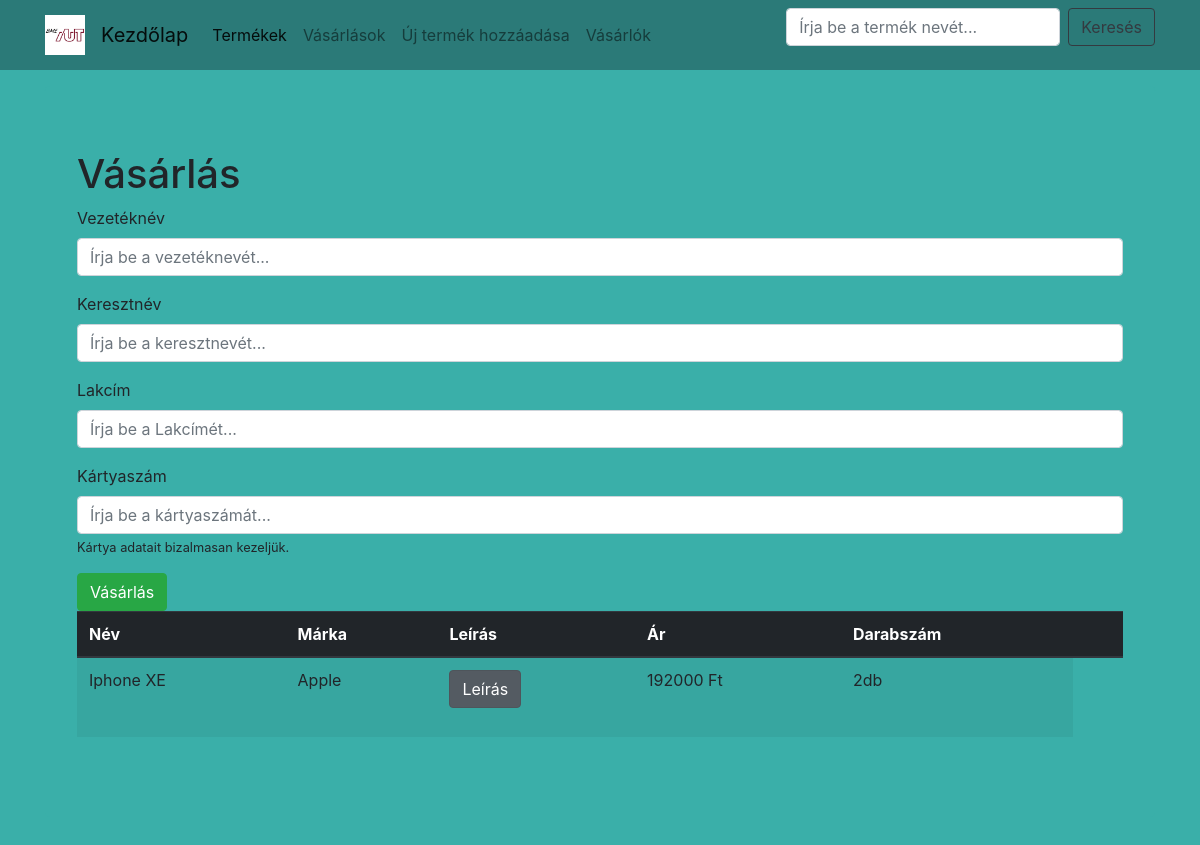
Page /buy.php?termekid=1 on the committed database.
### tables this page shows
create table termek(
	id int primary key auto_increment,
	nev nvarchar(13),
    	ar int not null,
	darabszam int not null,
    	gyarto nvarchar(55),
    	leiras nvarchar(100)
);

### buy.php (the view, shortened to what this page needs)
<?php
$link = getDb();
?>
<html>
  <head>
    <link rel="stylesheet" href="https://maxcdn.bootstrapcdn.com/bootstrap/4.0.0/css/bootstrap.min.css">
    <link rel="stylesheet" href="webshop.css">
  </head>
  <body>
      <div class="container main-content">
      <div class="jumbotron">
        <h1>Vásárlás</h1>
    <?php
      $idbuy=$_GET['termekid'];
  $query = sprintf("SELECT id, nev, gyarto, leiras, ar, darabszam FROM termek where id = %s", mysqli_real_escape_string($link, $idbuy))
  or die(mysqli_error($link));
  $result=mysqli_query($link, $query)
  or die(mysqli_error($link));
    ?>
        <table class="table table-striped">
          <thead class="thead-dark">
            <tr>
              <th scope="col">Név</th>
              <th scope="col">Márka</th>
              <th scope="col">Leírás</th>
              <th scope="col">Ár</th>
              <th scope="col">Darabszám</th>
              <th scope="col"></th>
            </tr>
          </thead>
          <tbody>
          <?php while ($termek_row = mysqli_fetch_array($result)): ?>
            <tr>
              <td><?=$termek_row['nev']?></td>
              <td><?=$termek_row['gyarto']?></td>
              <td>
                  <p>
                      <a class="btn btn-secondary active" data-toggle="collapse" href="#<?=$termek_row['id']?>" role="button" aria-expanded="false" aria-controls="['id']">Leírás</a>
                  </p>
                  <div class="row">
                    <div class="col">
                    </div>
                  </div>
              </td>
              <td><?=$termek_row['ar']?> Ft</td>
              <td><?=$termek_row['darabszam']?>db</td>
            </tr>
          <?php endwhile; ?>
          <form method="post">
            <div class="form-group">
                <label for="vezeteknev">Vezetéknév</label>
                <input name="vezeteknev" class="form-control" id="vezeteknev" placeholder="Írja be a vezetéknevét..." required>
            </div>
            <div class="form-group">
                <label for="keresztnev">Keresztnév</label>
                <input name="keresztnev" class="form-control" id="keresztnev" placeholder="Írja be a keresztnevét..." required>
            </div>
            <div class="form-group">
                <label for="lakcim">Lakcím</label>
                <input name="lakcim" class="form-control" id="lakcim" placeholder="Írja be a Lakcímét..." required>
            </div>
            <div class="form-group">
                <label for="kartyaszam">Kártyaszám</label>
                <input type="number" data-bind="value:replyNumber" data-bind="value:replyNumber" min='1000000000000000' max='9999999999999999' name="kartyaszam" class="form-control" id="kartyaszam" placeholder="Írja be a kártyaszámát..." required>
                <small class="form-text">Kártya adatait bizalmasan kezeljük.</small>
            </div>
            <button name="buy" type="submit" class="btn btn-success">Vásárlás</button>
          </form>
          </tbody>
        </table>
      </div>
      </div>
  </body>
</html>

### webshop.css (style rules this page uses)
.main-content { margin-top:1em; }
body { background-color: #3AAFA9; background-image: url(background_bluish.jpg); background-blend-mode: normal; background-attachment: fixed; background-repeat: no-repeat; background-position: right top; }
.jumbotron { background-color: #3AAFA9 !important; }

### rows in the picture
termek: nev "Iphone XE", gyarto "Apple", ar "192000", darabszam "2"
